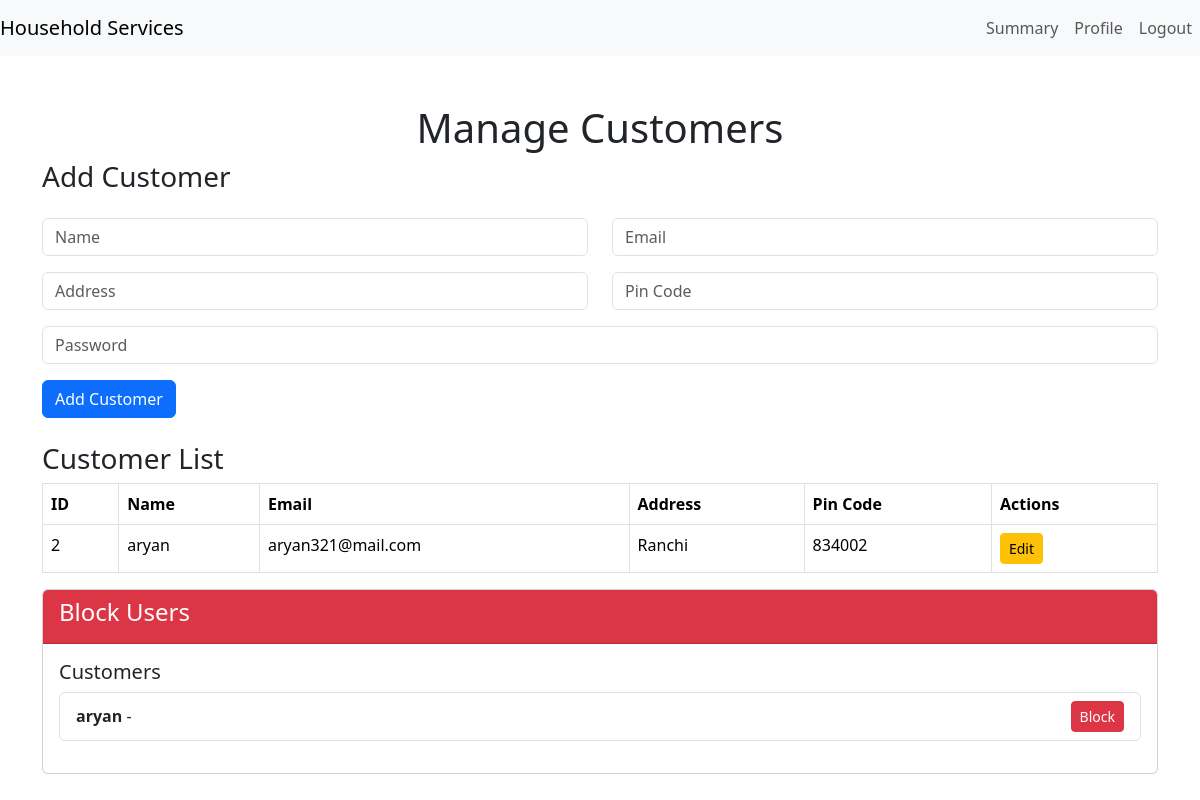
Screenshot of /admin/customers (signed in) with the database file from the repository.
### models.py (models this page shows, shortened)
class Customer(db.Model):
    id = db.Column(db.Integer, primary_key=True)
    Email_id = db.Column(db.String(32), unique=True, nullable=False)
    passhash = db.Column(db.String(562), nullable=False)
    name = db.Column(db.String(32))
    address = db.Column(db.String(32))
    Pin_Code = db.Column(db.String(8))
    admin = db.Column(db.Boolean, default=False, nullable=False)
    role = db.Column(db.String(16), nullable=False, default='customer')

### routes.py (the view, shortened to what this page needs)
@app.route('/admin/customers', methods=['GET', 'POST'])
@auth_required
def manage_customers():
    user = Customer.query.get(session['user_id'])
    if not user or not user.admin:
        flash("You don't have permission to access this page.", "danger")
        return redirect(url_for('home'))
    customers = Customer.query.filter_by(admin=False).all()
    return render_template('manage_customer.html', user=user, customers=customers)

### routes.py (called while the page is built)
def auth_required(fnc):
    @wraps(fnc)  # Preserve the original function's metadata
    def inner(*args, **kwargs):
        if 'user_id' in session:
            return fnc(*args, **kwargs)
        if request.endpoint == 'Login' or request.endpoint == 'Register':
            return fnc(*args, **kwargs)
        flash('Please login to continue', 'warning')
        return redirect(url_for('Login'))
    return inner

### templates/manage_customer.html (shortened to what this page needs)
{% extends 'layout.html' %}
{% block content %}
<div class="container mt-5">
    <h1 class="text-center">Manage Customers</h1>
    <h3 class="mb-4">Add Customer</h3>
    <form method="POST" action="{{ url_for('manage_customers') }}" class="mb-4">
        <div class="row mb-3">
            <div class="col">
                <input type="text" class="form-control" name="name" placeholder="Name" required>
            </div>
            <div class="col">
                <input type="email" class="form-control" name="email" placeholder="Email" required>
            </div>
        </div>
        <div class="row mb-3">
            <div class="col">
                <input type="text" class="form-control" name="address" placeholder="Address">
            </div>
            <div class="col">
                <input type="text" class="form-control" name="pin_code" placeholder="Pin Code">
            </div>
        </div>
        <div class="row mb-3">
            <div class="col">
                <input type="password" class="form-control" name="password" placeholder="Password" required>
            </div>
        </div>
        <button type="submit" class="btn btn-primary">Add Customer</button>
    </form>
    <h3>Customer List</h3>
    <table class="table table-bordered">
        <thead>
            <tr>
                <th>ID</th>
                <th>Name</th>
                <th>Email</th>
                <th>Address</th>
                <th>Pin Code</th>
                <th>Actions</th>
            </tr>
        </thead>
        <tbody>
            {% for customer in customers %}
            <tr>
                <td>{{ customer.id }}</td>
                <td>{{ customer.name }}</td>
                <td>{{ customer.Email_id }}</td>
                <td>{{ customer.address }}</td>
                <td>{{ customer.Pin_Code }}</td>
                <td>
                    <a href="{{ url_for('edit_customer', customer_id=customer.id) }}" class="btn btn-warning btn-sm">Edit</a>
                </td>
            </tr>
            {% endfor %}
        </tbody>
    </table>
    <div class="card">
        <div class="card-header bg-danger text-white">
            <h4>Block Users</h4>
        </div>
        <div class="card-body">
            <h5>Customers</h5>
            <ul class="list-group mb-3">
                {% for customer in customers %}
                <li class="list-group-item d-flex justify-content-between align-items-center">
                    <div>
                        <strong>{{ customer.name }}</strong> -
                    </div>
                    <div>
                        {% if not customer.is_blocked %}
                        <form method="POST" action="{{ url_for('block_user', user_type='customer', user_id=customer.id) }}" class="d-inline">
                            <button type="submit" class="btn btn-danger btn-sm">Block</button>
                        </form>
                        {% else %}
                        <span class="badge bg-secondary">Blocked</span>
                        {% endif %}
                    </div>
                </li>
                {% endfor %}
            </ul>
        </div>
    </div>
</div>
{% endblock %}

### rows the page displays
Customer: id "2", name "aryan", Email_id "aryan321@mail.com", address "Ranchi", Pin_Code "834002"
